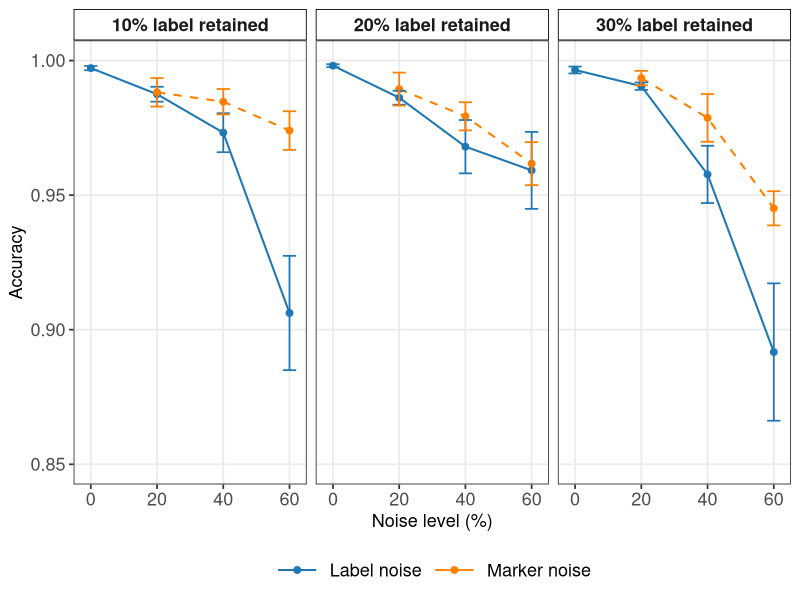

R code for this plot:
library(tidyverse)


df <- tribble(
  ~label_ret, ~type,         ~noise, ~mean,   ~sd,
  
  # 10% label retained
  "10% label retained", "Label noise",   0,  0.9972, 0.0036,
  "10% label retained", "Label noise",   20, 0.9875, 0.0124,
  "10% label retained", "Label noise",   40, 0.9732, 0.0324,
  "10% label retained", "Label noise",   60, 0.9062, 0.0950,
  "10% label retained", "Marker noise",  20, 0.9882, 0.0237,
  "10% label retained", "Marker noise",  40, 0.9847, 0.0211,
  "10% label retained", "Marker noise",  60, 0.9740, 0.0321,
  
  # 20% label retained
  "20% label retained", "Label noise",   0,  0.9981, 0.0024,
  "20% label retained", "Label noise",   20, 0.9862, 0.0116,
  "20% label retained", "Label noise",   40, 0.9680, 0.0443,
  "20% label retained", "Label noise",   60, 0.9592, 0.0639,
  "20% label retained", "Marker noise",  20, 0.9894, 0.0274,
  "20% label retained", "Marker noise",  40, 0.9793, 0.0234,
  "20% label retained", "Marker noise",  60, 0.9617, 0.0358,
  
  # 30% label retained
  "30% label retained", "Label noise",   0,  0.9965, 0.0057,
  "30% label retained", "Label noise",   20, 0.9905, 0.0062,
  "30% label retained", "Label noise",   40, 0.9577, 0.0476,
  "30% label retained", "Label noise",   60, 0.8917, 0.1141,
  "30% label retained", "Marker noise",  20, 0.9935, 0.0120,
  "30% label retained", "Marker noise",  40, 0.9787, 0.0397,
  "30% label retained", "Marker noise",  60, 0.9451, 0.0284
)


df <- df %>% mutate(se = sd / sqrt(20))

p <- ggplot(df, aes(x = noise, y = mean, color = type)) +
  geom_line(aes(linetype = type), linewidth = 0.7) +  
  geom_point(size = 2) +
  geom_errorbar(
    aes(
      ymin = pmax(mean - se, 0),
      ymax = pmin(mean + se, 1)
    ),
    width = 4,
    linewidth = 0.6
  ) +
  facet_wrap(~ label_ret, nrow = 1) +
  scale_color_manual(values = c(
    "Label noise"  = "#1f78b4",
    "Marker noise" = "#ff7f00"
  )) +
  scale_linetype_manual(values = c(
    "Label noise"  = "solid",
    "Marker noise" = "dashed"
  )) +
  scale_x_continuous(breaks = c(0,20,40,60)) +
  scale_y_continuous(limits = c(0.85, 1.0)) +
  labs(
    x = "Noise level (%)",
    y = "Accuracy",
    color = NULL,
    linetype = NULL
  ) +
  theme_bw(base_size = 13) +     
  theme(
    strip.background = element_rect(fill = "white", color = "black"), 
    strip.text = element_text(size = 13, face = "bold"),
    
    axis.text = element_text(size = 13),
    axis.title = element_text(size = 13),
    
    legend.position = "bottom",
    legend.text = element_text(size = 13),
    legend.title = element_blank(),
    legend.key.width = unit(1.2, "cm"),
    
    panel.grid.minor = element_blank()
  )



pdf("noise_plot.pdf", width = 7, height = 4, useDingbats = FALSE)

print(p)

dev.off()
